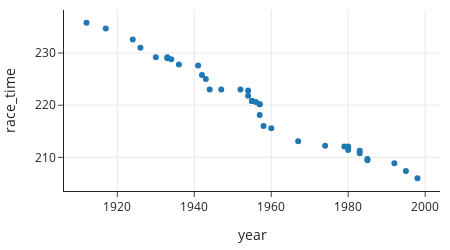

The notebook cell this image was saved under:
### Markdown cell above
And finally, we create a plot showing the progress in race times over the years.

### Code cell
px.scatter(men_1500, x='year', y='race_time',
           width=450, height=250)

### Figure 1 — Plotly figure (JSON) as saved in the notebook; plotly's stock layout.template omitted (floating-point values rounded to 4 significant figures)
{"data": [{"hovertemplate": "year=%{x}<br>race_time=%{y}<extra></extra>", "legendgroup": "", "marker": {"color": "#1F77B4", "symbol": "circle"}, "mode": "markers", "name": "", "orientation": "v", "showlegend": false, "type": "scatter", "x": [1912, 1917, 1924, 1926, 1930, 1933, 1933, 1934, 1936, 1941, 1942, 1943, 1944, 1947, 1952, 1954, 1954, 1955, 1955, 1955, 1956, 1957, 1957, 1957, 1958, 1960, 1967, 1974, 1979, 1980, 1980, 1983, 1983, 1985, 1985, 1992, 1995, 1998], "xaxis": "x", "y": [235.8, 234.7, 232.6, 231, 229.2, 229.2, 229, 228.8, 227.8, 227.6, 225.8, 225, 223, 223, 223, 222.8, 221.8, 220.8, 220.8, 220.8, 220.6, 220.2, 220.2, 218.1, 216, 215.6, 213.1, 212.2, 212.1, 212.1, 211.4, 211.2, 210.8, 209.7, 209.5, 208.9, 207.4, 206], "yaxis": "y"}], "layout": {"height": 250, "legend": {"tracegroupgap": 0}, "width": 450, "xaxis": {"anchor": "y", "autorange": true, "domain": [0, 1], "range": [1906.0, 2004.0], "title": {"text": "year"}, "type": "linear"}, "yaxis": {"anchor": "x", "autorange": true, "domain": [0, 1], "range": [203.5, 238.3], "title": {"text": "race_time"}, "type": "linear"}}}
